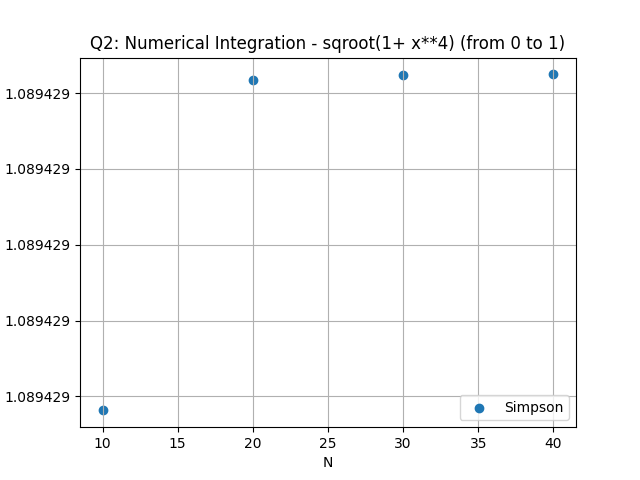

Reproduce this figure in Python.
import copy
import math

from matplotlib import pyplot as plt
from matplotlib.ticker import MultipleLocator
from mypylib import de as de

# let the n = 3
# function
def gaussian_func(x):
    return (1 + x**4)**(0.5)
def gaussian_quadrature(a,b,x_gauss,w_gauss):
#         for n =3
#     x = [-0.861136,-0.339981,0.339981,0.861136] for n =3
#     w = [0.347855,0.652145,0.652145,0.347855]
    x = copy.copy(x_gauss)
    w = copy.copy(w_gauss)
    
    integral = 0
# Integrating the function by summing at the roots of the legendre function (0 - 1 limit )
    for i in range(len(x)):
        integral = integral + w[i]*gaussian_func((b-a)/2 * (x[i]) + (a+b)/2)
        
    integral =integral*(b-a)/2
    return integral

fn = "math.sqrt(1+x**(4))"
gn = "0"
x_gauss = [-0.861136,-0.339981,0.339981,0.861136] #  for n =3, hard coded the values of weights and roots for n = 3, legendre polynomials
w_gauss = [0.347855,0.652145,0.652145,0.347855]

res1 = gaussian_quadrature(0,1,x_gauss,w_gauss)
res2a = de.simp_integ(fn,gn,0,1,10)
res2b = de.simp_integ(fn,gn,0,1,20)
res2c = de.simp_integ(fn,gn,0,1,30)
res2d = de.simp_integ(fn,gn,0,1,40)

#file print module
fout = open(r"C:\Main\Study\Sem 5\P346 Computational Phy Lab\Code\A1\Q2 out.txt", "w+")
fout.writelines("Numerical  Integration\n\n"+"Method            Result          N\n")
fout.close()

fout = open(r"C:\Main\Study\Sem 5\P346 Computational Phy Lab\Code\A1\Q2 out.txt", "a")
fout.writelines("\n\nGauss. quad"+"     "+str(float(f'{res1:.6f}'))+"         "+"3\n\n")
fout.writelines("Simpson"+"         "+str(float(f'{res2a:.6f}'))+"         "+str(10)+"\n\n")
fout.writelines("Simpson"+"         "+str(float(f'{res2b:.6f}'))+"         "+str(20)+"\n\n")
fout.writelines("Simpson"+"         "+str(float(f'{res2c:.6f}'))+"         "+str(30)+"\n\n")
fout.writelines("Simpson"+"         "+str(float(f'{res2d:.6f}'))+"         "+str(40)+"\n\n")
fout.close()

#plotting the convergence (extra)

x = [10,20,30,40]
y = [res2a, res2b, res2c, res2d]
print(y)
leg = ["Simpson"]
fig, ax = plt.subplots()
plt.scatter(x,y)
ax.yaxis.set_major_formatter('{x:.10f}')
plt.grid()
plt.legend(leg,loc='lower right')
plt.xlabel("N")
plt.ylabel("Estimate of Integral")
plt.title("Q2: Numerical Integration - sqroot(1+ x**4) (from 0 to 1)")
# plt.savefig("Q2.png")
plt.show()